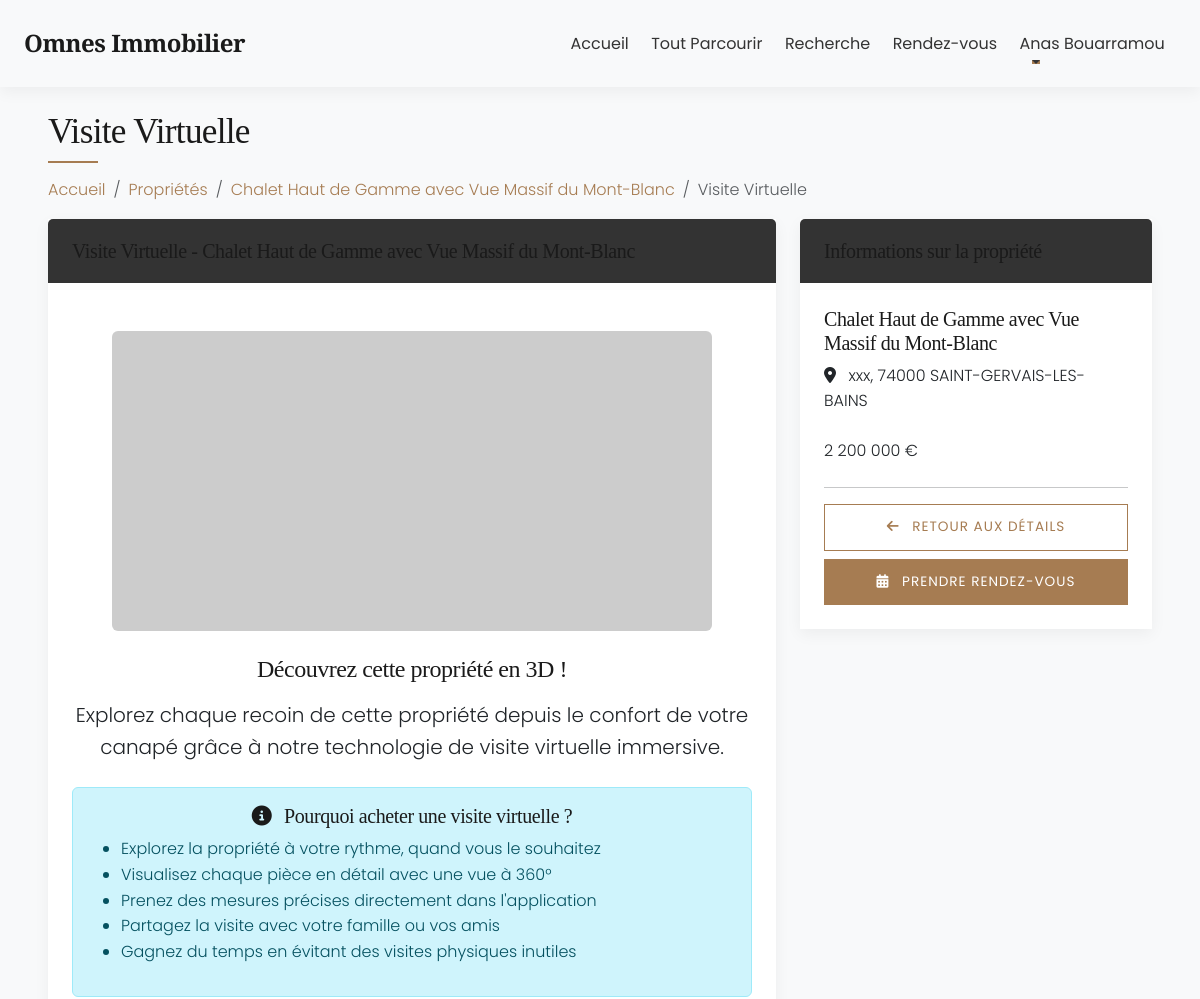
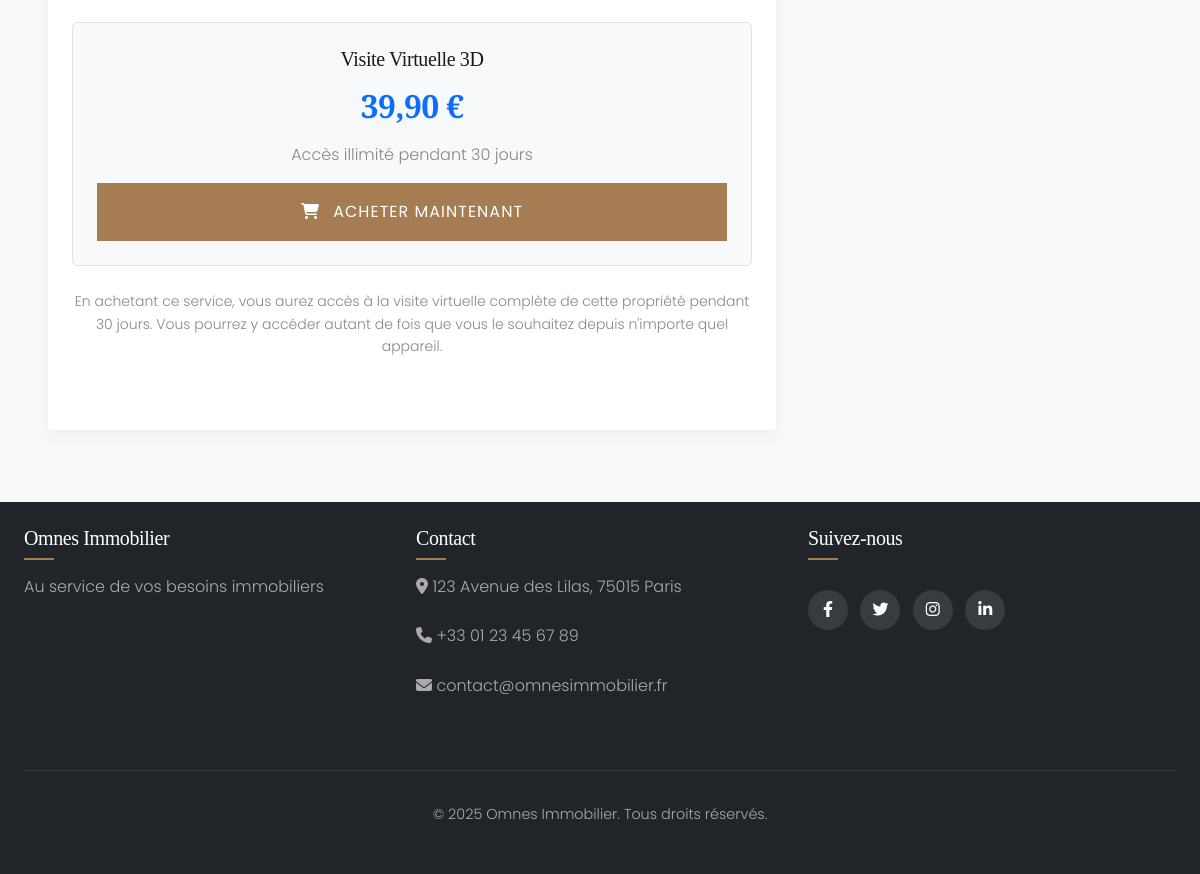
Page /virtual-tour.php?id=3 (signed in) on the committed database (2 pictures, top to bottom).
### tables this page shows
CREATE TABLE `Propriete` (
  `id_propriete` int NOT NULL,
  `titre` varchar(255) NOT NULL,
  `description` text,
  `prix` decimal(10,2) NOT NULL,
  `surface` decimal(10,2) DEFAULT NULL,
  `nb_pieces` int DEFAULT NULL,
  `nb_chambres` int DEFAULT NULL,
  `nb_salles_bain` int DEFAULT NULL,
  `etage` int DEFAULT NULL,
  `balcon` tinyint(1) DEFAULT '0',
  `parking` tinyint(1) DEFAULT '0',
  `ascenseur` tinyint(1) DEFAULT '0',
  `adresse` varchar(255) NOT NULL,
  `ville` varchar(100) NOT NULL,
  `code_postal` varchar(20) NOT NULL,
  `pays` varchar(50) NOT NULL,
  `statut` enum('disponible','vendu','loué') DEFAULT 'disponible',
  `type_propriete` enum('résidentiel','commercial','terrain','location') NOT NULL,
  `date_ajout` datetime DEFAULT CURRENT_TIMESTAMP,
  `id_agent` int NOT NULL
);

### classes/database.php (called while the page is built, shortened)
<?php
class Database {
    private $dbh;
    private $stmt;
    public function __construct() {
        $this->host = DB_HOST;
        $this->port = DB_PORT;
        $this->user = DB_USER;
        $this->pass = DB_PASS;
        $this->dbname = DB_NAME;
        $dsn = 'mysql:host=' . $this->host . ';port=' . $this->port . ';dbname=' . $this->dbname . ';charset=utf8mb4';
        $options = array(
            PDO::ATTR_PERSISTENT => true,
            PDO::ATTR_ERRMODE => PDO::ERRMODE_EXCEPTION,
            PDO::ATTR_DEFAULT_FETCH_MODE => PDO::FETCH_OBJ
        );
        try {
            $this->dbh = new PDO($dsn, $this->user, $this->pass, $options);
        } catch(PDOException $e) {
            $this->error = $e->getMessage();
            error_log("Erreur de connexion à la base de données : " . $this->error);
            throw new Exception("Erreur de connexion à la base de données");
        }
    }
    public function query($query) {
        $this->stmt = $this->dbh->prepare($query);
    }
    public function bind($param, $value, $type = null) {
        if (is_null($type)) {
            switch (true) {
                case is_int($value):
                    $type = PDO::PARAM_INT;
                    break;
            }
        }
        $this->stmt->bindValue($param, $value, $type);
    }
    public function execute() {
        try {
            return $this->stmt->execute();
        } catch(PDOException $e) {
            $this->error = $e->getMessage();
            error_log("Erreur d'exécution de requête : " . $this->error);
            return false;
        }
    }
    public function single() {
        $this->execute();
        return $this->stmt->fetch();
    }
}
?>

### classes/Property.php (called while the page is built, shortened)
<?php
class Property {
    private $db;
    public function __construct() {
        $this->db = new Database();
    }
    public function getPropertyById($id_propriete) {
        $this->db->query('SELECT p.*, a.id_agent, u.nom as agent_nom, u.prenom as agent_prenom,
                        u.email as agent_email, u.telephone as agent_telephone
                        FROM Propriete p
                        INNER JOIN Agent_Immobilier a ON p.id_agent = a.id_agent
                        INNER JOIN Utilisateur u ON a.id_utilisateur = u.id_utilisateur
                        WHERE p.id_propriete = :id_propriete');
        $this->db->bind(':id_propriete', $id_propriete);
        return $this->db->single();
    }
}
?>

### config/init.php (called while the page is built, shortened)
<?php
require_once BASE_PATH . 'config/database.php';
function format_price($price) {
    return number_format($price, 0, ',', ' ') . ' €';
}

### virtual-tour.php (the view, shortened to what this page needs)
<?php
require_once BASE_PATH . 'config/init.php';
require_once BASE_PATH . 'classes/Property.php';
$client = new Client();
$property = new Property();
$client_info = $client->getClientByUserId($_SESSION['user_id']);
$property_id = isset($_GET['id']) ? intval($_GET['id']) : null;
$property_info = $property->getPropertyById($property_id);
$db = new Database();
$db->query('SELECT * FROM Transaction
           WHERE id_client = :id_client
           AND type_service = "visite_virtuelle"
           AND (id_propriete = :id_propriete OR (id_propriete IS NULL AND :id_propriete IS NOT NULL))
           AND statut = "confirmé"');
$db->bind(':id_client', $client_info->id_client);
$db->bind(':id_propriete', $property_id);
$existing_purchase = $db->single();
include BASE_PATH . 'includes/header.php';
?>
<div class="container mt-4">
    <h1 class="section-title mb-4" data-aos="fade-up">Visite Virtuelle</h1>
    <nav aria-label="breadcrumb" data-aos="fade-up">
        <ol class="breadcrumb">
            <li class="breadcrumb-item"><a href="/omnes-immobilier/index.php">Accueil</a></li>
            <li class="breadcrumb-item"><a href="/omnes-immobilier/properties.php">Propriétés</a></li>
            <li class="breadcrumb-item"><a href="/omnes-immobilier/property-detail.php?id=<?php echo $property_id; ?>"><?php echo htmlspecialchars($property_info->titre); ?></a></li>
            <li class="breadcrumb-item active" aria-current="page">Visite Virtuelle</li>
        </ol>
    </nav>
    <div class="row">
        <div class="col-md-8">
            <div class="card mb-4" data-aos="fade-up">
                <div class="card-header bg-primary text-white">
                    <h5 class="mb-0">Visite Virtuelle - <?php echo htmlspecialchars($property_info->titre); ?></h5>
                </div>
                <div class="card-body">
                    <?php if ($existing_purchase) : ?>
                        <div class="virtual-tour-container" style="height: 500px; position: relative;">
                            <div class="ratio ratio-16x9">
                                <iframe src="https://www.youtube.com/embed/WfJXAyEnIXw" title="Visite virtuelle" allowfullscreen></iframe>
                            </div>
                            <div class="mt-4">
                                <h5>Instructions d'utilisation :</h5>
                                <ul>
                                    <li>Utilisez la souris pour regarder autour de vous (cliquer et glisser)</li>
                                    <li>Cliquez sur les points blancs pour vous déplacer dans la propriété</li>
                                    <li>Utilisez la molette de la souris pour zoomer</li>
                                    <li>Cliquez sur les icônes d'information pour des détails supplémentaires</li>
                                    <li>Utilisez le menu en bas pour accéder directement à différentes pièces</li>
                                </ul>
                            </div>
                            <div class="mt-4">
                                <h5>Caractéristiques de la propriété :</h5>
                                <div class="row">
                                    <div class="col-md-6">
                                        <ul class="list-unstyled">
                                            <li><i class="fas fa-check-circle text-success me-2"></i> Surface : <?php echo $property_info->surface; ?> m²</li>
                                            <li><i class="fas fa-check-circle text-success me-2"></i> Chambres : <?php echo $property_info->nb_chambres; ?></li>
                                            <li><i class="fas fa-check-circle text-success me-2"></i> Salles de bain : <?php echo $property_info->nb_salles_bain; ?></li>
                                        </ul>
                                    </div>
                                    <div class="col-md-6">
                                        <ul class="list-unstyled">
                                            <li><i class="fas fa-check-circle text-success me-2"></i> Étage : <?php echo isset($property_info->etage) ? $property_info->etage : 'N/A'; ?></li>
                                            <li><i class="fas fa-check-circle text-success me-2"></i> Balcon : <?php echo $property_info->balcon ? 'Oui' : 'Non'; ?></li>
                                            <li><i class="fas fa-check-circle text-success me-2"></i> Parking : <?php echo $property_info->parking ? 'Oui' : 'Non'; ?></li>
                                        </ul>
                                    </div>
                                </div>
                            </div>
                        </div>
                    <?php else : ?>
                        <div class="text-center py-4">
                            <img src="/omnes-immobilier/assets/img/services/virtual-tour.jpg" class="img-fluid rounded mb-4" style="max-height: 300px;" alt="Visite Virtuelle" onerror="this.src='https://via.placeholder.com/600x300?text=Visite+Virtuelle'">
                            <h4 class="mb-3">Découvrez cette propriété en 3D !</h4>
                            <p class="lead mb-4">Explorez chaque recoin de cette propriété depuis le confort de votre canapé grâce à notre technologie de visite virtuelle immersive.</p>
                            <div class="alert alert-info mb-4">
                                <h5><i class="fas fa-info-circle me-2"></i> Pourquoi acheter une visite virtuelle ?</h5>
                                <ul class="text-start">
                                    <li>Explorez la propriété à votre rythme, quand vous le souhaitez</li>
                                    <li>Visualisez chaque pièce en détail avec une vue à 360°</li>
                                    <li>Prenez des mesures précises directement dans l'application</li>
                                    <li>Partagez la visite avec votre famille ou vos amis</li>
                                    <li>Gagnez du temps en évitant des visites physiques inutiles</li>
                                </ul>
                            </div>
                            <div class="pricing-box mb-4 p-4 border rounded bg-light">
                                <h5>Visite Virtuelle 3D</h5>
                                <h3 class="price my-3">39,90 €</h3>
                                <p class="text-muted mb-3">Accès illimité pendant 30 jours</p>
                                <div class="d-grid gap-2">
                                    <a href="/omnes-immobilier/virtual-tour.php?id=<?php echo $property_id; ?>&purchase=true" class="btn btn-primary btn-lg">
                                        <i class="fas fa-shopping-cart me-2"></i> Acheter maintenant
                                    </a>
                                </div>
                            </div>
                            <p class="small text-muted">En achetant ce service, vous aurez accès à la visite virtuelle complète de cette propriété pendant 30 jours. Vous pourrez y accéder autant de fois que vous le souhaitez depuis n'importe quel appareil.</p>
                        </div>
                    <?php endif; ?>
                </div>
            </div>
        </div>
        <div class="col-md-4">
            <div class="card mb-4" data-aos="fade-up">
                <div class="card-header bg-primary text-white">
                    <h5 class="mb-0">Informations sur la propriété</h5>
                </div>
                <div class="card-body">
                    <h5><?php echo htmlspecialchars($property_info->titre); ?></h5>
                    <p><i class="fas fa-map-marker-alt me-2"></i> <?php echo htmlspecialchars($property_info->adresse . ', ' . $property_info->code_postal . ' ' . $property_info->ville); ?></p>
                    <?php if ($property_info->type_propriete !== 'location') : ?>
                        <p class="property-price"><?php echo format_price($property_info->prix); ?></p>
                    <?php else : ?>
                        <p class="property-price"><?php echo format_price($property_info->prix); ?>/mois</p>
                    <?php endif; ?>
                    <hr>
                    <div class="d-grid gap-2">
                        <a href="/omnes-immobilier/property-detail.php?id=<?php echo $property_id; ?>" class="btn btn-outline-primary">
                            <i class="fas fa-arrow-left me-2"></i> Retour aux détails
                        </a>
                        <a href="/omnes-immobilier/appointment.php?agent=<?php echo $property_info->id_agent; ?>&property=<?php echo $property_id; ?>" class="btn btn-primary">
                            <i class="fas fa-calendar-alt me-2"></i> Prendre rendez-vous
                        </a>
                    </div>
                </div>
            </div>
        </div>
    </div>
</div>
<?php include BASE_PATH . 'includes/footer.php'; ?>

### assets/css/style.css (style rules this page uses)
:root { --dark-primary: #1a1a1a; --primary: #333333; --secondary: #a67c52; --light-secondary: #d4b88f; --light: #f8f9fa; --white: #ffffff; --grey: #e0e0e0; --dark-grey: #888888; --success: #4a7c59; --danger: #a63f52; --warning: #d4a150; --info: #5899a6; --transition: all 0.3s ease; --box-shadow: 0 5px 15px rgba(0, 0, 0, 0.05); --box-shadow-hover: 0 8px 25px rgba(0, 0, 0, 0.1); --font-heading: 'Playfair Display', serif; --font-body: 'Poppins', sans-serif; }
body { font-family: var(--font-body); color: var(--primary); line-height: 1.6; background-color: var(--light); font-weight: 300; }
h1, h2, h3, h4, h5, h6 { font-family: var(--font-heading); font-weight: 500; color: var(--dark-primary); letter-spacing: -0.02em; }
p { margin-bottom: 1.5rem; }
a { color: var(--secondary); text-decoration: none; transition: var(--transition); }
.container { max-width: 1280px; padding: 0 1.5rem; }
.bg-primary { background-color: var(--primary) !important; }
.bg-light { background-color: var(--light) !important; }
.text-white { color: white; }
.text-muted { color: var(--dark-grey) !important; }
.section-title { position: relative; display: inline-block; margin-bottom: 2.5rem; font-size: 2.2rem; }
.section-title::after { content: ''; position: absolute; left: 0; bottom: -10px; width: 50px; height: 2px; background-color: var(--secondary); }
.btn { font-family: var(--font-body); font-weight: 400; padding: 0.75rem 1.5rem; border-radius: 0; transition: var(--transition); text-transform: uppercase; letter-spacing: 1px; font-size: 0.85rem; border: none; }
.btn-primary { background-color: var(--secondary); color: var(--white); border: 1px solid var(--secondary); }
.btn-outline-primary { background-color: transparent; color: var(--secondary); border: 1px solid var(--secondary); }
.btn-lg { padding: 1rem 2rem; font-size: 1rem; }
.card { border: none; box-shadow: var(--box-shadow); transition: var(--transition); border-radius: 0; overflow: hidden; margin-bottom: 2rem; }
.card-header { background-color: var(--white); border-bottom: 1px solid var(--grey); padding: 1.25rem 1.5rem; font-family: var(--font-heading); font-weight: 500; }
.card-header.bg-primary, .card-header.bg-secondary { color: var(--white); border-bottom: none; }
.card-body { padding: 1.5rem; }
.pricing-box { background-color: #f8f9fa; border-radius: 0.5rem; padding: 1.5rem; text-align: center; transition: transform 0.3s ease; }
.price { font-size: 2rem; font-weight: bold; color: #0d6efd; }

### rows in the picture
propriete: titre "Chalet Haut de Gamme avec Vue Massif du Mont-Blanc", adresse+code_postal+ville "xxx, 74000 SAINT-GERVAIS-LES-BAINS", prix "2 200 000 €"

### other values in the picture
$_SESSION['user_name'] "Anas Bouarramou"
